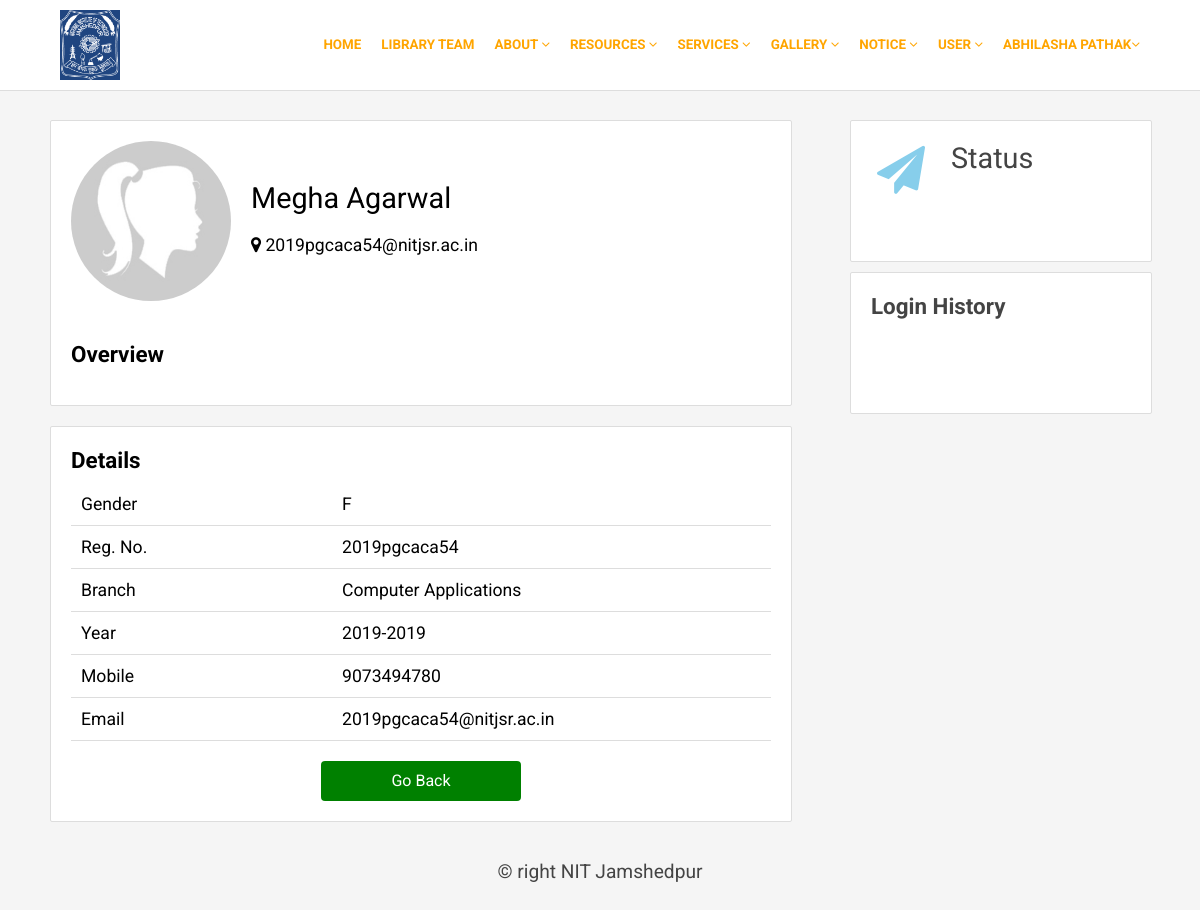
Page /userview.php?id=26 (signed in) on the committed database.
### tables this page shows
CREATE TABLE `registration` (
  `UserId` int(255) NOT NULL,
  `Name` varchar(255) NOT NULL,
  `Email` varchar(255) NOT NULL,
  `MobileNo` varchar(10) NOT NULL,
  `Gender` varchar(10) NOT NULL,
  `Password` varchar(255) NOT NULL,
  `Confirmpassword` varchar(255) NOT NULL,
  `Type` varchar(255) NOT NULL,
  `Branch` varchar(255) NOT NULL,
  `Regno` varchar(20) DEFAULT NULL,
  `image` varchar(250) NOT NULL
);

### userview.php (the view, shortened to what this page needs)
<?php
$sesuser=$_SESSION['sesuser'];
include('comman/connect.php');
$data=mysqli_fetch_array($con->query("select * from registration where email='$sesuser'"));
$id=$_REQUEST['id'];
$row=mysqli_fetch_array($con->query("select * from registration where userid='$id'"));
if($row['Gender']=="M")
{
	if(!$row['image'])
		$upic="profile_mm.jpg";
	else
		$upic=$row['image'];
}
else
{
	if(!$row['image'])
		$upic="profile_f.jpg";
	else
		$upic=$row['image'];
}
?>
<!DOCTYPE html>
<html>
<head>
	<link rel="stylesheet" type="text/css" href="css/style1.css">
	<link rel="stylesheet" type="text/css" href="css/font-awesome.css">
	<link rel="stylesheet" href="https://cdnjs.cloudflare.com/ajax/libs/font-awesome/4.7.0/css/font-awesome.min.css">
</head>
<body>
<?php include('comman/menu.php');?>
<div class="main">
	<div class="profile">
		<div class="profilebox">
			<div class="pic">
				<img src="user/<?php echo $upic;?>">
			</div>
			<div class="name"><?php echo $row['Name'];?></div>
			<div class="address"><i class="fa fa-map-marker"></i> <?php echo $row['Email'];?></div>
		</div>
		<div class="overview">
			<span>Overview</span>
		</div>
	</div>
	<div class="container">
		<div class="box">
			<div class="one"><i class="fa fa-paper-plane"></i></div>
			<div class="three">Status</div>
		</div>
		<div class="box">
			<span>Login History</span>
		</div>
	</div>
	<div class="profile" style="margin-top: 20px;">
		<span>Details</span>
		<table class="table">
			<tr>
				<td width="250">Gender</td>
				<td><?php echo $row['Gender'];?></td>
			</tr>
			<tr>
				<td>Reg. No.</td>
				<td><?php echo $row['Regno'];?></td>
			</tr>
			<tr>
				<td>Branch</td>
				<td><?php echo $row['Branch'];?></td>
			</tr>
			<tr>
				<td>Year</td>
				<td><?php echo substr($row['Regno'],0,4)."-".substr($row['Regno'],0,4);?></td>
			</tr>
			<tr>
				<td>Mobile</td>
				<td><?php echo $row['MobileNo'];?></td>
			</tr>
			<tr>
				<td>Email</td>
				<td><?php echo $row['Email'];?></td>
			</tr>
		</table>
		<a href="showusers.php" class="back">Go Back</a>
	</div>
</div>
<?php include('comman/footer.php');?>
</body>
</html>

### comman/menu.php (shortened to what this page needs)
<div class="top">
	<div class="topmain">
		<div class="logo">
			<img src="image/logo.png" height="70" width="60" style="background-color: #1f4580; margin: 10px;">
		</div>
		<div class="menu" style="font-size:0.837rem;font-weight:bold;">
			<ul>
				<li><a href=""><?php echo $data['Name'];?><i class="fa fa-angle-down"></i></a>
				</li>
				<li><a href="">User <i class="fa fa-angle-down"></i></a>
				</li>
				<li><a href="">Notice <i class="fa fa-angle-down"></i></a>
				</li>
				<li><a href="">Gallery <i class="fa fa-angle-down"></i></a>
				</li>
				<li><a href="">Services <i class="fa fa-angle-down"></i></a>
				</li>
				<li><a href="">Resources <i class="fa fa-angle-down"></i></a>
				</li>
				<li><a href="#">About <i class="fa fa-angle-down"></i></a>
				</li>
				<li><a href="libcom.php">Library Team </a></li>
				<li><a href="home.php">Home</a></li>
			</ul>
		</div>
	</div>
</div>

### comman/footer.php
<div class="main">
	<div class="footer">
		&copy; right NIT Jamshedpur
	</div>
</div>

### css/style1.css (style rules this page uses)
body { margin: 0px; padding: 0px; background: #f5f5f5; font-family: 'Roboto', sans-serif; }
.top { width: 100%; height: 90px; background: #FFF; border-bottom: 1px solid #ddd; position: fixed; z-index: 10000; }
.topmain { width: 1100px; height: 100%; margin: auto; }
.logo { width: 200px; height: 100%; float: left; }
.menu { width: 850px; height: 50px; float: right; margin-top: 25px; }
.menu ul { list-style: none; margin: 0px; padding: 0px; }
.menu li { float:right; }
.menu li a { padding: 0px 10px 0px 10px; height: 40px; line-height: 40px; display: block; color: orange; text-decoration: none; text-transform: uppercase; font-size: 1em; }
.main { width: 1100px; min-height: 100px; border-radius: 2px; margin: auto; top: 120px; position: relative; }
.profile { width: 700px; min-height: 200px; background: #FFF; float: left; padding: 20px; border-radius: 2px; border: 1px solid #ddd; }
.table { width: 100%; font-size: 1.1em; border-bottom: 1px solid #ddd; border-collapse: collapse; }
.table td { border-bottom: 1px solid #ddd; border-collapse: collapse; padding-left: 10px; height: 40px; }
.profilebox { width: 100%; height: 200px; }
.pic { width: 160px; height: 160px; border-radius: 100%; float: left; }
.pic img { width: 160px; height: 160px; border-radius: 100%; }
.name { width: 500px; font-size: 1.8em; padding: 20px 0px 20px 20px; margin-top: 20px; float: left; text-transform: capitalize; }
.address { width: 500px; font-size: 1.1em; padding: 0px 0px 0px 20px; float: left; }
span { font-size: 1.4em; font-weight:bold; margin-bottom: 10px; display: block; }
.container { width: 300px; min-height: 400px; float: right; }
.box { width: 260px; min-height: 100px; background: #FFF; padding: 20px; border-radius: 2px; margin-bottom: 10px; color: #444; border: 1px solid #ddd; }
.one { width: 60px; height: 70px; text-align: center; line-height: 60px; color: skyblue; font-size: 3em; float: left; }
.three { width: 160px; padding-left: 20px; float: left; font-size: 1.8em; }
.footer { line-height: 100px; font-size: 1.2em; color: #444; text-align: center; }

### userview.php (style rules this page uses)
.back { width: 200px; height: 40px; display: block; background: green; color: #FFF; text-decoration: none; line-height: 40px; text-align:center; border-radius: 4px; margin: auto; margin-top: 20px; }

### rows in the picture
registration: Name "ABHILASHA PATHAK"
registration: Name "Megha Agarwal", Email "2019pgcaca54@nitjsr.ac.in", Gender "F", Regno "2019pgcaca54", Branch "Computer Applications", Regno "2019", MobileNo "9073494780"
